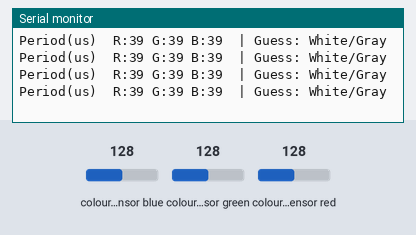
This sketch was run on a simulated Arduino Uno, built with avr-gcc and run on an emulated ATmega328P. On the bench: the last lines printed to the serial monitor. Wiring (inferred from the names in the program): TCS3200 colour sensor: output pin 6; S2 pin 8; S3 pin 5; S0 pin 2; S1 pin 3. The test bench sets the inputs (shaded band); at power-on: colour sensor blue 128, colour sensor green 128, colour sensor red 128.

Above: at 1.2 s.
1.3 s: colour sensor blue set to 5
At 1.68 s:
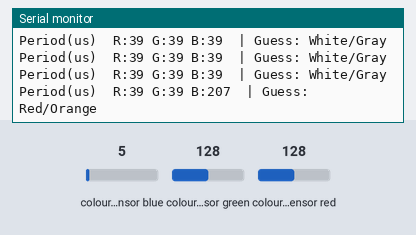
3.5 s: colour sensor green set to 191
At 3.88 s:
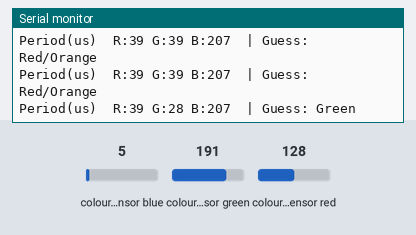
5.7 s: colour sensor blue set to 250
At 6.08 s:
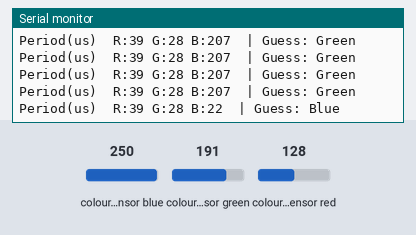
7.9 s: colour sensor red set to 5
At 7.99 s:
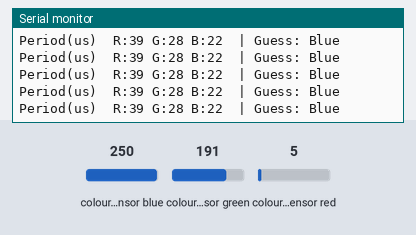

Measured:
- after the input at 1.3 s, the serial monitor: prints a new line after 0.19 s (image 1)
- after the input at 3.5 s, the serial monitor: prints a new line after 0.19 s (image 2)
- after the input at 5.7 s, the serial monitor: prints a new line after 0.19 s (image 3)

The sketch:

ColorSensor.ino
```cpp
// 기존 핀/설정 그대로 사용
#define S0 2
#define S1 3
#define S2 8
#define S3 5
#define OUT_PIN 6

void setup() {
  pinMode(S0, OUTPUT); pinMode(S1, OUTPUT);
  pinMode(S2, OUTPUT); pinMode(S3, OUTPUT);
  pinMode(OUT_PIN, INPUT);

  // 20% 스케일
  digitalWrite(S0, HIGH);
  digitalWrite(S1, LOW);

  Serial.begin(115200);
}

unsigned long readColorPeriod(bool s2, bool s3) {
  digitalWrite(S2, s2); digitalWrite(S3, s3);
  delay(40);
  // 노이즈 줄이기: 7회 측정 후 중앙값
  const int N=7; unsigned long v[N];
  for (int i=0;i<N;i++){
    unsigned long p = pulseIn(OUT_PIN, LOW, 30000UL);
    v[i] = p ? p : 30000UL;
  }
  for (int i=0;i<N-1;i++){int m=i; for(int j=i+1;j<N;j++) if(v[j]<v[m]) m=j; unsigned long t=v[i]; v[i]=v[m]; v[m]=t;}
  return v[N/2];
}

void loop() {
  unsigned long pR = readColorPeriod(LOW,  LOW);   // Red
  unsigned long pB = readColorPeriod(LOW,  HIGH);  // Blue
  unsigned long pG = readColorPeriod(HIGH, HIGH);  // Green

  // 분류 규칙: 주기가 가장 작은 채널 = 지배색
  unsigned long minP = min(pR, min(pG, pB));
  unsigned long maxP = max(pR, max(pG, pB));
  unsigned long spread = maxP - minP;

  // 임계값(경험치): 필요시 조정
  bool tooDark   = (minP > 900);            // 전반적으로 어두움(검정/미접촉)
  bool nearlySame= (spread < max(15UL, minP/8)); // 세 채널이 12~15% 이내로 비슷하면 중립

  const char* name = "Unknown";
  if (tooDark) name = "Black/No object";
  else if (nearlySame) name = "White/Gray";
  else if (minP == pR) name = "Red/Orange";
  else if (minP == pG) name = "Green";
  else                 name = "Blue";

  Serial.print("Period(us)  R:"); Serial.print(pR);
  Serial.print(" G:"); Serial.print(pG);
  Serial.print(" B:"); Serial.print(pB);
  Serial.print("  | Guess: "); Serial.println(name);

  delay(150);
}
```
